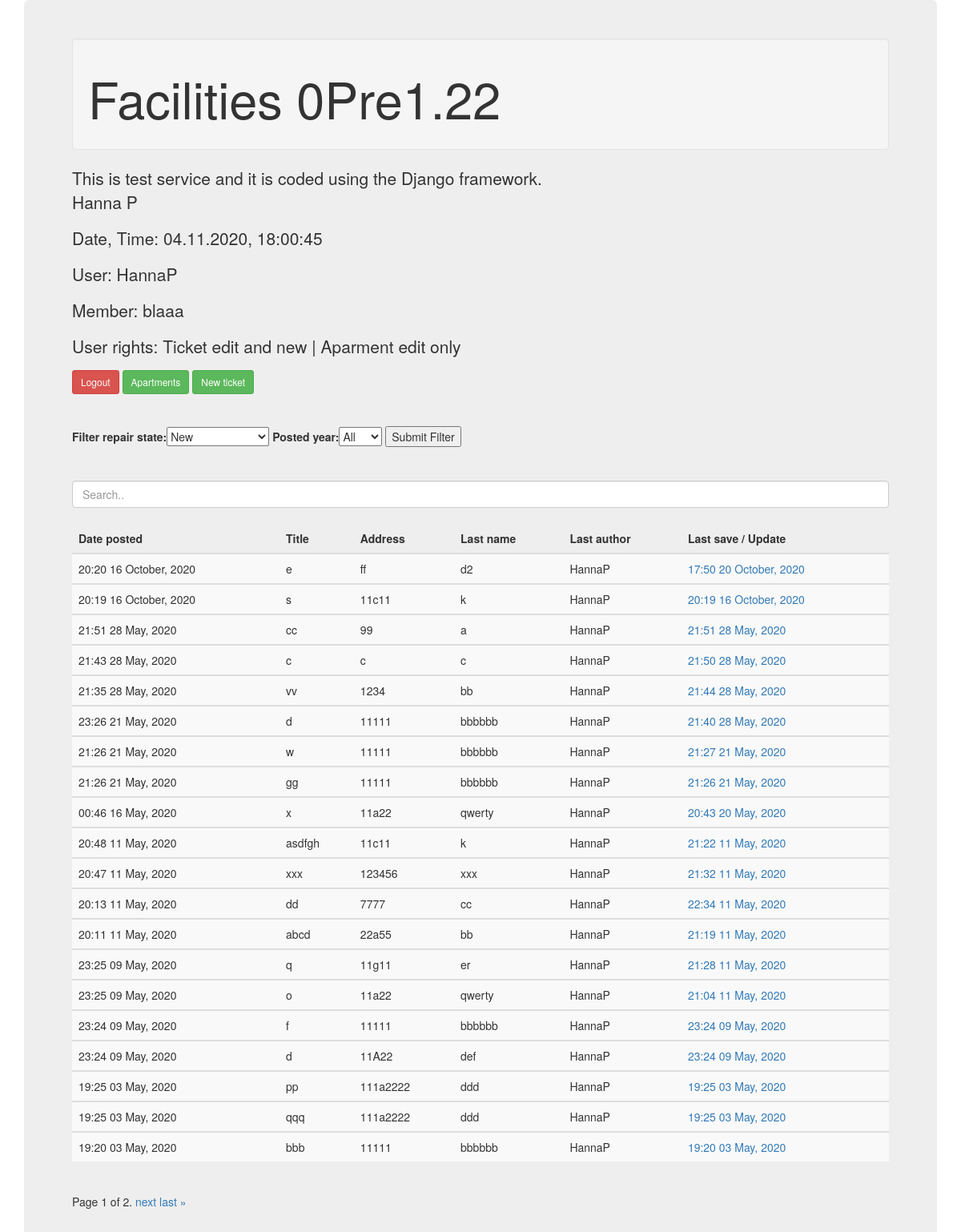
Page / (signed in) on the earlier database version.
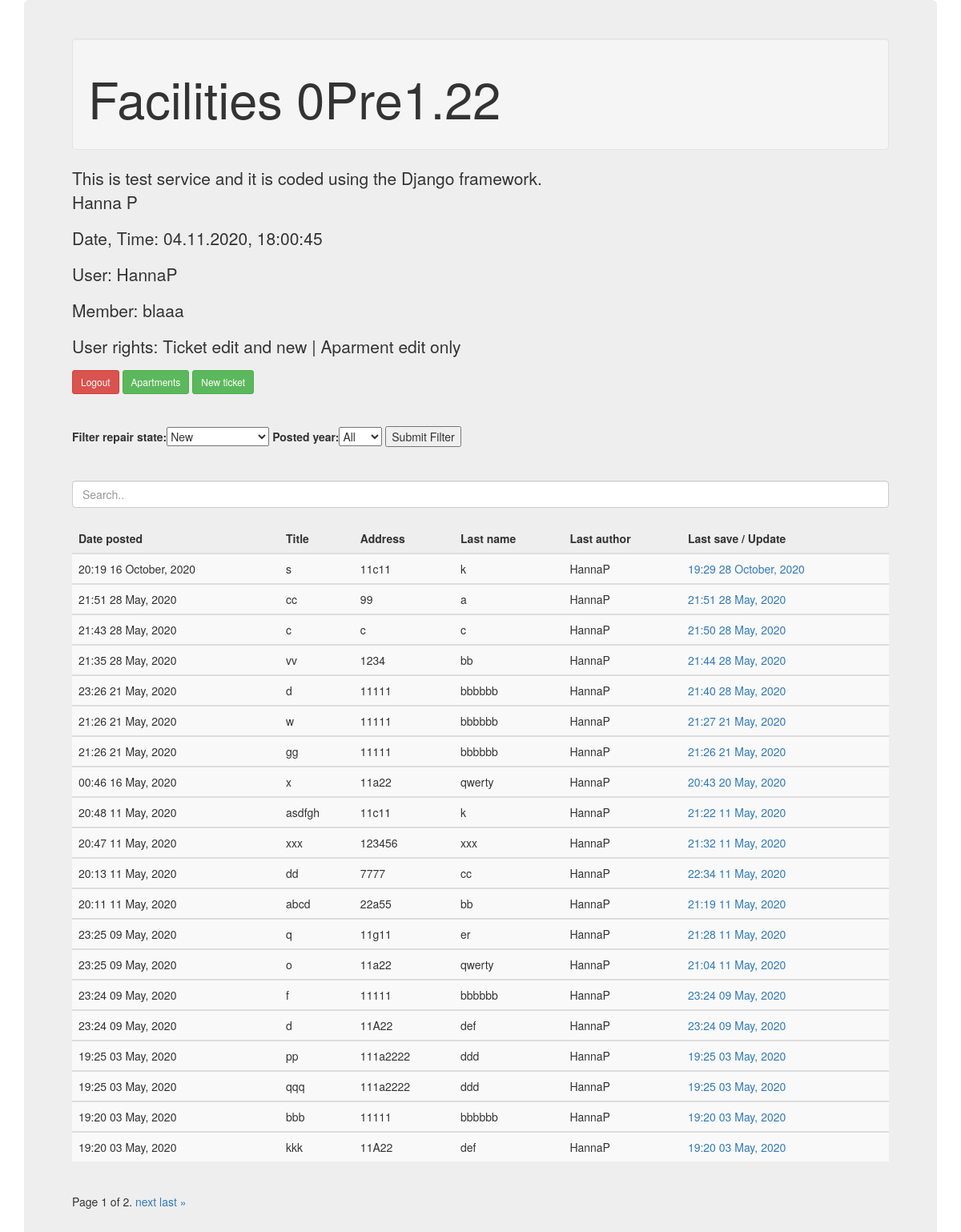
Same page on the later database version.
### FacilitiesApp/models.py (models this page shows, shortened)
class Ticket(models.Model):
    first_name = models.CharField(max_length=100)
    last_name = models.CharField(max_length=100)
    email = models.CharField(max_length=100, blank=True)
    phone_no = models.CharField(max_length=100, blank=True)
    address = models.CharField(max_length=100)
    house_company = models.CharField(max_length=100)
    company_name = models.CharField(max_length=100)
    title = models.CharField(max_length=100, blank=False)
    fault = models.TextField(blank=False)
    repair_state = models.CharField(max_length=100, blank=False)
    repair = models.TextField(blank=True)
    date_repair = models.DateField(null=True, blank=True)
    notes = models.TextField(blank=True)
    date_posted = models.DateTimeField(default=timezone.now)
    date_last_save = models.DateTimeField(auto_now=timezone.now)
    username_first = models.CharField(max_length=100)
    author = models.ForeignKey(User, on_delete=models.PROTECT)

### FacilitiesApp/views.py (the view)
# urls.py: 2. Add a URL to urlpatterns:  path('', views.home, name='home')
def home(request):
    date_tmp = datetime.datetime.now().strftime('%d.%m.%Y, %H:%M:%S')
    dic_x = {}
    if request.user.is_authenticated:
        db_data = ''
        members_of_tmp = request.user.profile.members_of
        user_level_int = request.user.profile.user_level
        if user_level_int > 4:
            user_level_tmp = 'Ticket edit and new | Aparment edit, new and delete'
        elif user_level_int > 3:
            user_level_tmp = 'Ticket edit and new | Aparment edit and new'
        elif user_level_int > 2:
            user_level_tmp = 'Ticket edit and new | Aparment edit only'
        elif user_level_int > 1:
            user_level_tmp = 'Ticket edit and New | Aparment read only'
        else:
            user_level_tmp = 'read only for all")'
        repair_state_filter = request.POST.get('filter_repair_state')
        posted_year_filter = request.POST.get('posted_year')
        filter_tmp = FilterForm(request.POST or None)
        if str(repair_state_filter) == str(None):
            repair_state_filter = 'New'
        if str(posted_year_filter) == str(None):
            db_data = Ticket.objects.filter(company_name = members_of_tmp)\
                .filter(repair_state = repair_state_filter).order_by('-date_posted')
        else:
            db_data = Ticket.objects.filter(company_name = members_of_tmp)\
                .filter(repair_state = repair_state_filter)\
                .filter(date_posted__year = posted_year_filter).order_by('-date_posted')
        paginator = Paginator(db_data, 20)
        page_number = request.GET.get('page')
        page_obj = paginator.get_page(page_number)
        dic_x = {
        'posts': page_obj,
        'date_str': date_tmp,
        'members_of': members_of_tmp,
        'filter': filter_tmp,
        'user_rights' : user_level_tmp
        }
    return render(request, "FacilitiesApp/index.html", dic_x)

### FacilitiesApp/forms.py
class FilterForm(forms.Form):
    filter_repair_state = forms.ChoiceField(choices = REPAIR_CHOICES)
    posted_year = forms.ChoiceField(choices = POSTED_Y_CHOICES)

### FacilitiesApp/templates/FacilitiesApp/index.html (shortened to what this page needs)
<!DOCTYPE html>
<html lang="en">
<head>
	<link rel="stylesheet" href="https://maxcdn.bootstrapcdn.com/bootstrap/3.4.1/css/bootstrap.min.css">
</head>
<body>
	<div class="container">
		<div class="jumbotron">
		<div class="well"><h1>Facilities 0Pre1.22</h1></div>
		{% if user.is_authenticated %}
		<p>This is test service and it is coded using the Django framework.<br>Hanna P</p>
		<p>Date, Time: {{ date_str }}</p>
		<p>User: {{ user }}</p>
		<p>Member: {{ members_of }}</p>
		<p>User rights: {{ user_rights }}</p>
		<a class="btn btn-danger btn-sm mt-1 mb-1" href='{% url 'logout' %}'>Logout</a>
		<a class="btn btn-success btn-sm mt-1 mb-1" href='{% url 'apartment' %}'>Apartments</a>
		<a class="btn btn-success btn-sm mt-1 mb-1" href="{% url 'ticket-create' %}">New ticket</a>
		{% else %}
		<p>This is a simple job management service done for property maintenance
			and the coding work has been done as an example.</p>
		<a class="btn btn-success btn-sm mt-1 mb-1" href='{% url 'login' %}'>Login</a>
		{% endif %}
		<br>
		{% if user.is_authenticated %}
		<br><br>
		<form action="/filter/" method="POST">
		{{ filter }}
		<input type = "submit" value = "Submit Filter" />
		</form>
		<br><br>
		<input class="form-control" id="myInput" type="text" placeholder="Search..">
		<br>
		<table class="table table-striped">
			<thead>
			  <tr>
				<th>Date posted</th>
				<th>Title</th>
				<th>Address</th>
				<th>Last name</th>
				<th>Last author</th>
				<th>Last save / Update</th>
			  </tr>
			</thead>
			{% block content %}
			{% for Ticket in posts %}
					<tbody id="myTable">
						<tr>
							<td>{{ Ticket.date_posted|date:"H:i d F, Y" }}</td>
							<td>{{ Ticket.title }}</td>
							<td>{{ Ticket.address }}</td>
							<td>{{ Ticket.last_name }}</td>
							<td>{{ Ticket.author }}</td>
							<td><a href="{% url 'ticket-update' Ticket.id %}">{{ Ticket.date_last_save|date:"H:i d F, Y" }}</a></td>
						</tr>
					</tbody>
			{% endfor %}
			{% endblock content %}
	</table>
		<div class="pagination">
			<span class="step-links">
				<span class="current">
				Page {{ posts.number }} of {{ posts.paginator.num_pages }}.
				</span>
				{% if posts.has_next %}
					<a href="?page={{ posts.next_page_number }}">next</a>
					<a href="?page={{ posts.paginator.num_pages }}">last &raquo;</a>
				{% endif %}
			</span>
		</div>
		{% endif %}
    </div>
	</div>
</body>
</html>

Differences in the rows shown:
no longer on this page (row edited): Ticket: date_posted "20:20 16 October, 2020", title "e", address "ff", last_name "d2", author "HannaP", date_last_save "17:50 20 October, 2020"
changed Ticket: date_last_save "20:19 16 October, 2020" → "19:29 28 October, 2020"
now on this page (row unchanged): Ticket: date_posted "19:20 03 May, 2020", title "kkk", address "11A22", last_name "def", author "HannaP", date_last_save "19:20 03 May, 2020"
